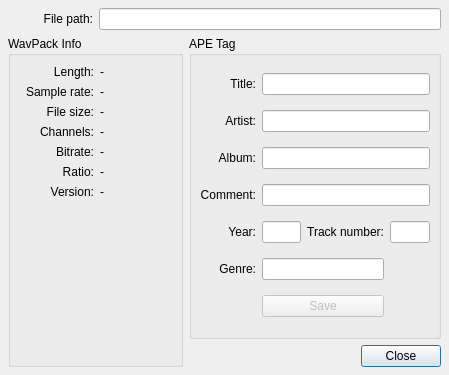
<ui version="4.0" >
 <class>DetailsDialog</class>
 <widget class="QDialog" name="DetailsDialog" >
  <property name="geometry" >
   <rect>
    <x>0</x>
    <y>0</y>
    <width>449</width>
    <height>375</height>
   </rect>
  </property>
  <property name="windowTitle" >
   <string>Details</string>
  </property>
  <layout class="QGridLayout" >
   <property name="leftMargin" >
    <number>8</number>
   </property>
   <property name="topMargin" >
    <number>8</number>
   </property>
   <property name="rightMargin" >
    <number>8</number>
   </property>
   <property name="bottomMargin" >
    <number>8</number>
   </property>
   <property name="horizontalSpacing" >
    <number>6</number>
   </property>
   <property name="verticalSpacing" >
    <number>6</number>
   </property>
   <item rowspan="2" row="1" column="0" colspan="2" >
    <widget class="QGroupBox" name="groupBox" >
     <property name="minimumSize" >
      <size>
       <width>175</width>
       <height>16</height>
      </size>
     </property>
     <property name="title" >
      <string>WavPack Info</string>
     </property>
     <layout class="QGridLayout" >
      <item row="0" column="0" >
       <widget class="QLabel" name="label" >
        <property name="text" >
         <string>Length:</string>
        </property>
        <property name="alignment" >
         <set>Qt::AlignRight|Qt::AlignTrailing|Qt::AlignVCenter</set>
        </property>
       </widget>
      </item>
      <item row="0" column="1" >
       <widget class="QLabel" name="lengthLabel" >
        <property name="text" >
         <string>-</string>
        </property>
       </widget>
      </item>
      <item row="1" column="0" >
       <widget class="QLabel" name="label_3" >
        <property name="text" >
         <string>Sample rate:</string>
        </property>
        <property name="alignment" >
         <set>Qt::AlignRight|Qt::AlignTrailing|Qt::AlignVCenter</set>
        </property>
       </widget>
      </item>
      <item row="1" column="1" >
       <widget class="QLabel" name="sampleRateLabel" >
        <property name="text" >
         <string>-</string>
        </property>
       </widget>
      </item>
      <item row="2" column="0" >
       <widget class="QLabel" name="label_5" >
        <property name="text" >
         <string>File size:</string>
        </property>
        <property name="alignment" >
         <set>Qt::AlignRight|Qt::AlignTrailing|Qt::AlignVCenter</set>
        </property>
       </widget>
      </item>
      <item row="2" column="1" >
       <widget class="QLabel" name="fileSizeLabel" >
        <property name="text" >
         <string>-</string>
        </property>
       </widget>
      </item>
      <item row="3" column="0" >
       <widget class="QLabel" name="label_10" >
        <property name="layoutDirection" >
         <enum>Qt::LeftToRight</enum>
        </property>
        <property name="text" >
         <string>Channels:</string>
        </property>
        <property name="textFormat" >
         <enum>Qt::PlainText</enum>
        </property>
        <property name="alignment" >
         <set>Qt::AlignRight|Qt::AlignTrailing|Qt::AlignVCenter</set>
        </property>
       </widget>
      </item>
      <item row="3" column="1" >
       <widget class="QLabel" name="channelsLabel" >
        <property name="layoutDirection" >
         <enum>Qt::LeftToRight</enum>
        </property>
        <property name="text" >
         <string>-</string>
        </property>
       </widget>
      </item>
      <item row="4" column="0" >
       <widget class="QLabel" name="label_2" >
        <property name="text" >
         <string>Bitrate:</string>
        </property>
        <property name="alignment" >
         <set>Qt::AlignRight|Qt::AlignTrailing|Qt::AlignVCenter</set>
        </property>
       </widget>
      </item>
      <item row="4" column="1" >
       <widget class="QLabel" name="bitrateLabel" >
        <property name="text" >
         <string>-</string>
        </property>
       </widget>
      </item>
      <item row="5" column="0" >
       <widget class="QLabel" name="label_4" >
        <property name="text" >
         <string>Ratio:</string>
        </property>
        <property name="alignment" >
         <set>Qt::AlignRight|Qt::AlignTrailing|Qt::AlignVCenter</set>
        </property>
       </widget>
      </item>
      <item row="5" column="1" >
       <widget class="QLabel" name="ratioLabel" >
        <property name="text" >
         <string>-</string>
        </property>
       </widget>
      </item>
      <item row="6" column="0" >
       <widget class="QLabel" name="label_6" >
        <property name="text" >
         <string>Version:</string>
        </property>
        <property name="alignment" >
         <set>Qt::AlignRight|Qt::AlignTrailing|Qt::AlignVCenter</set>
        </property>
       </widget>
      </item>
      <item row="6" column="1" >
       <widget class="QLabel" name="versionLabel" >
        <property name="text" >
         <string>-</string>
        </property>
       </widget>
      </item>
      <item row="7" column="0" >
       <spacer>
        <property name="orientation" >
         <enum>Qt::Vertical</enum>
        </property>
        <property name="sizeHint" >
         <size>
          <width>74</width>
          <height>101</height>
         </size>
        </property>
       </spacer>
      </item>
     </layout>
    </widget>
   </item>
   <item row="0" column="1" colspan="3" >
    <widget class="QLineEdit" name="pathLineEdit" >
     <property name="readOnly" >
      <bool>true</bool>
     </property>
    </widget>
   </item>
   <item row="0" column="0" >
    <widget class="QLabel" name="label_28" >
     <property name="text" >
      <string>File path:</string>
     </property>
     <property name="alignment" >
      <set>Qt::AlignRight|Qt::AlignTrailing|Qt::AlignVCenter</set>
     </property>
    </widget>
   </item>
   <item row="2" column="3" >
    <widget class="QPushButton" name="pushButton_3" >
     <property name="text" >
      <string>Close</string>
     </property>
    </widget>
   </item>
   <item row="2" column="2" >
    <spacer>
     <property name="orientation" >
      <enum>Qt::Horizontal</enum>
     </property>
     <property name="sizeHint" >
      <size>
       <width>111</width>
       <height>20</height>
      </size>
     </property>
    </spacer>
   </item>
   <item row="1" column="2" colspan="2" >
    <widget class="QGroupBox" name="groupBox_2" >
     <property name="sizePolicy" >
      <sizepolicy vsizetype="Preferred" hsizetype="Preferred" >
       <horstretch>0</horstretch>
       <verstretch>0</verstretch>
      </sizepolicy>
     </property>
     <property name="title" >
      <string>APE Tag</string>
     </property>
     <layout class="QGridLayout" >
      <property name="leftMargin" >
       <number>8</number>
      </property>
      <property name="topMargin" >
       <number>8</number>
      </property>
      <property name="rightMargin" >
       <number>8</number>
      </property>
      <property name="bottomMargin" >
       <number>8</number>
      </property>
      <property name="horizontalSpacing" >
       <number>6</number>
      </property>
      <property name="verticalSpacing" >
       <number>6</number>
      </property>
      <item row="6" column="1" colspan="2" >
       <widget class="QPushButton" name="saveButton" >
        <property name="enabled" >
         <bool>false</bool>
        </property>
        <property name="text" >
         <string>Save</string>
        </property>
       </widget>
      </item>
      <item row="4" column="3" >
       <widget class="QLineEdit" name="trackLineEdit" />
      </item>
      <item row="4" column="2" >
       <widget class="QLabel" name="label_26" >
        <property name="text" >
         <string>Track number:</string>
        </property>
        <property name="alignment" >
         <set>Qt::AlignRight|Qt::AlignTrailing|Qt::AlignVCenter</set>
        </property>
       </widget>
      </item>
      <item row="4" column="1" >
       <widget class="QLineEdit" name="yearLineEdit" />
      </item>
      <item row="4" column="0" >
       <widget class="QLabel" name="label_25" >
        <property name="text" >
         <string>Year:</string>
        </property>
        <property name="alignment" >
         <set>Qt::AlignRight|Qt::AlignTrailing|Qt::AlignVCenter</set>
        </property>
       </widget>
      </item>
      <item row="5" column="0" >
       <widget class="QLabel" name="label_27" >
        <property name="text" >
         <string>Genre:</string>
        </property>
        <property name="alignment" >
         <set>Qt::AlignRight|Qt::AlignTrailing|Qt::AlignVCenter</set>
        </property>
       </widget>
      </item>
      <item row="3" column="0" >
       <widget class="QLabel" name="label_24" >
        <property name="text" >
         <string>Comment:</string>
        </property>
        <property name="alignment" >
         <set>Qt::AlignRight|Qt::AlignTrailing|Qt::AlignVCenter</set>
        </property>
       </widget>
      </item>
      <item row="2" column="0" >
       <widget class="QLabel" name="label_23" >
        <property name="text" >
         <string>Album:</string>
        </property>
        <property name="alignment" >
         <set>Qt::AlignRight|Qt::AlignTrailing|Qt::AlignVCenter</set>
        </property>
       </widget>
      </item>
      <item row="1" column="0" >
       <widget class="QLabel" name="label_22" >
        <property name="text" >
         <string>Artist:</string>
        </property>
        <property name="alignment" >
         <set>Qt::AlignRight|Qt::AlignTrailing|Qt::AlignVCenter</set>
        </property>
       </widget>
      </item>
      <item row="0" column="0" >
       <widget class="QLabel" name="label_21" >
        <property name="text" >
         <string>Title:</string>
        </property>
        <property name="alignment" >
         <set>Qt::AlignRight|Qt::AlignTrailing|Qt::AlignVCenter</set>
        </property>
       </widget>
      </item>
      <item row="0" column="1" colspan="3" >
       <widget class="QLineEdit" name="titleLineEdit" />
      </item>
      <item row="1" column="1" colspan="3" >
       <widget class="QLineEdit" name="artistLineEdit" />
      </item>
      <item row="2" column="1" colspan="3" >
       <widget class="QLineEdit" name="albumLineEdit" />
      </item>
      <item row="3" column="1" colspan="3" >
       <widget class="QLineEdit" name="commentLineEdit" />
      </item>
      <item row="5" column="1" colspan="2" >
       <widget class="QLineEdit" name="genreLineEdit" />
      </item>
     </layout>
    </widget>
   </item>
  </layout>
 </widget>
 <resources/>
 <connections>
  <connection>
   <sender>pushButton_3</sender>
   <signal>clicked()</signal>
   <receiver>DetailsDialog</receiver>
   <slot>close()</slot>
   <hints>
    <hint type="sourcelabel" >
     <x>623</x>
     <y>353</y>
    </hint>
    <hint type="destinationlabel" >
     <x>539</x>
     <y>352</y>
    </hint>
   </hints>
  </connection>
 </connections>
</ui>
